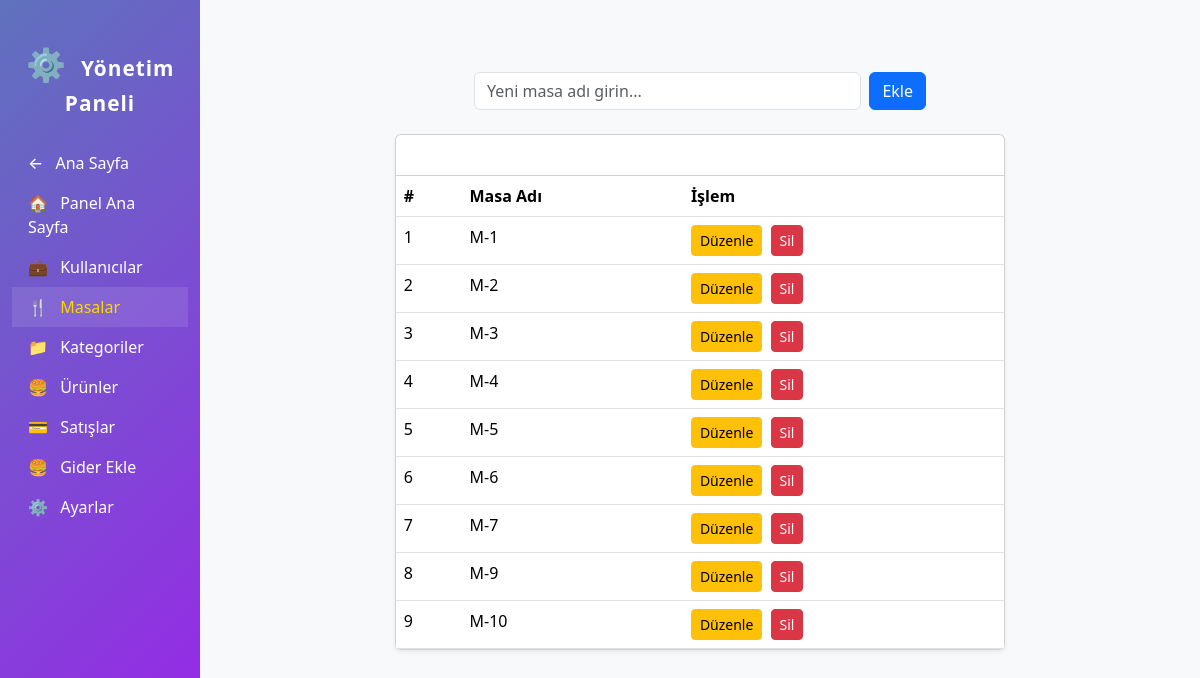
/yonetim/index.php?page=masalar, run on the app's committed database.
### tables this page shows
CREATE TABLE `masalar` (
  `id` int(11) NOT NULL,
  `masa_adi` varchar(255) NOT NULL,
  `durum` int(11) NOT NULL
);

### yonetim/masayonetim.php (the view, shortened to what this page needs)
<?php
include_once '../db/db.php';
$guncellenecek_masa = null;
?>
<div class="container mt-5">
    <div class="row mb-4">
        <div class="col-md-6 mx-auto">
            <?php if ($guncellenecek_masa): ?>
                <form method="POST" class="d-flex">
                    <input type="hidden" name="csrf_token" value="<?php echo generate_csrf_token();?>">
                    <input type="hidden" name="guncelle_id" value="<?php echo $guncellenecek_masa['id']; ?>">
                    <input type="text" name="masa_adi" class="form-control me-2" value="<?php echo htmlspecialchars($guncellenecek_masa['masa_adi']); ?>" required>
                    <button type="submit" class="btn btn-warning">Güncelle</button>
                    <a href="index.php?page=masalar" class="btn btn-secondary ms-2">İptal</a>
                </form>
            <?php else: ?>
                <form method="POST" class="d-flex">
                    <input type="text" name="masa_adi" class="form-control me-2" placeholder="Yeni masa adı girin..." required>
                    <button type="submit" class="btn btn-primary">Ekle</button>
                </form>
            <?php endif; ?>
        </div>
    </div>
    <div class="row">
        <div class="col-md-8 mx-auto">
            <div class="card shadow-sm">
                <div class="card-header bg-gradient" style="background: linear-gradient(135deg, #5f72bd 0%, #9b23ea 100%); color: #fff;">
                    <strong>Mevcut Masalar</strong>
                </div>
                <div class="card-body p-0">
                    <table class="table table-hover mb-0">
                        <thead>
                            <tr>
                                <th>#</th>
                                <th>Masa Adı</th>
                                <th>İşlem</th>
                            </tr>
                        </thead>
                        <tbody>
                        <?php
                        $stmt = $conn->prepare("SELECT id, masa_adi FROM masalar ORDER BY id ASC");
                        $stmt->execute();
                        $result = $stmt->get_result();
                        if ($result && $result->num_rows > 0) {
                            $sira = 1;
                            while($row = $result->fetch_assoc()) {
                                echo '<tr>';
                                echo '<td>' . $sira++ . '</td>';
                                echo '<td>' . htmlspecialchars($row['masa_adi']) . '</td>';
                                echo '<td>
                                    <a href="index.php?page=masalar&guncelle=' . $row['id'] . '" class="btn btn-warning btn-sm me-1">
                                        Düzenle
                                    </a>
                                    <a href="index.php?page=masalar&sil=' . $row['id'] . '" class="btn btn-danger btn-sm" onclick="return confirm(\'Bu masayı silmek istediğinize emin misiniz?\');">
                                        Sil
                                    </a>
                                </td>';
                                echo '</tr>';
                            }
                        } else {
                            echo '<tr><td colspan="3" class="text-center text-muted">Hiç masa bulunamadı.</td></tr>';
                        }
                        ?>
                        </tbody>
                    </table>
                </div>
            </div>
        </div>
    </div>
</div>

### yonetim/index.php (style rules this page uses)
body { background: #f8f9fa; }

### data on the page
masalar: masa_adi "M-1"
masalar: masa_adi "M-2"
masalar: masa_adi "M-3"
masalar: masa_adi "M-4"
masalar: masa_adi "M-5"
masalar: masa_adi "M-6"
masalar: masa_adi "M-7"
masalar: masa_adi "M-9"
masalar: masa_adi "M-10"
